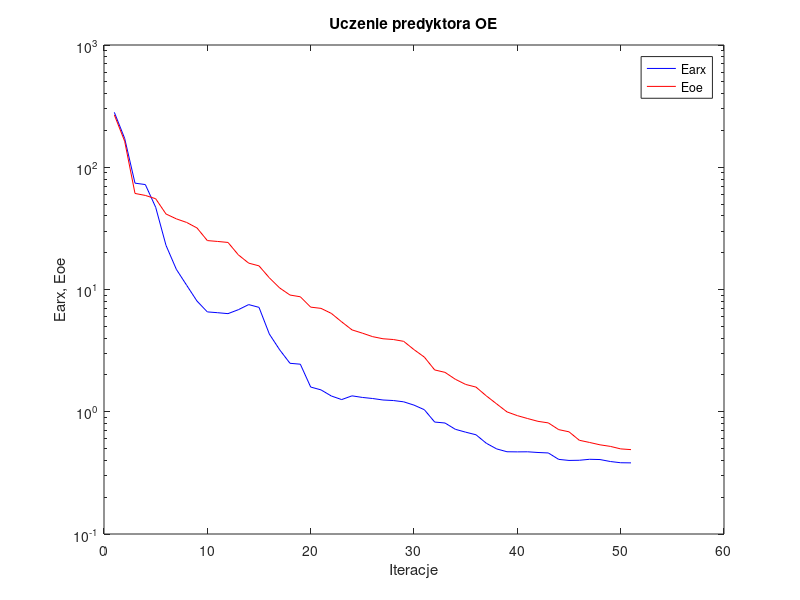
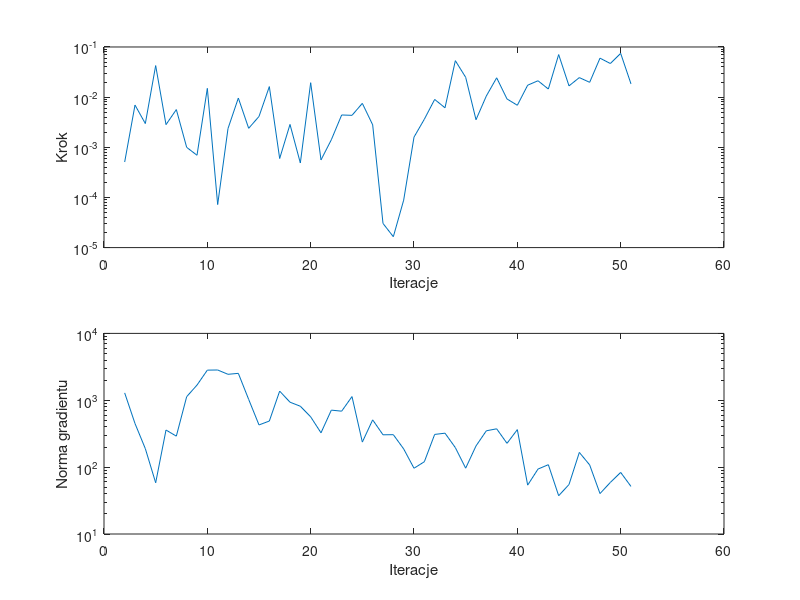

MATLAB code to generate these figures, in order:
%uczenie predyktora oe
clear all;
n=0; farx(n+1)=2.813075e+002; foe(n+1)=2.680868e+002; wspucz(n+1)=0.000000e+000; ng(n+1)=0.000000e+000;
%odnowa zmiennej metryki
n=1; farx(n+1)=1.720988e+002; foe(n+1)=1.632036e+002; krok(n+1)=5.081655e-004; ng(n+1)=1.289135e+003;
n=2; farx(n+1)=7.411460e+001; foe(n+1)=6.105708e+001; krok(n+1)=6.947618e-003; ng(n+1)=4.489469e+002;
n=3; farx(n+1)=7.218031e+001; foe(n+1)=5.881965e+001; krok(n+1)=2.973498e-003; ng(n+1)=1.888322e+002;
n=4; farx(n+1)=4.707369e+001; foe(n+1)=5.528452e+001; krok(n+1)=4.256083e-002; ng(n+1)=5.835307e+001;
n=5; farx(n+1)=2.296792e+001; foe(n+1)=4.146686e+001; krok(n+1)=2.831403e-003; ng(n+1)=3.587326e+002;
n=6; farx(n+1)=1.462583e+001; foe(n+1)=3.783927e+001; krok(n+1)=5.647473e-003; ng(n+1)=2.907535e+002;
n=7; farx(n+1)=1.082946e+001; foe(n+1)=3.535620e+001; krok(n+1)=9.977322e-004; ng(n+1)=1.130828e+003;
n=8; farx(n+1)=8.041065e+000; foe(n+1)=3.187524e+001; krok(n+1)=6.935224e-004; ng(n+1)=1.686459e+003;
n=9; farx(n+1)=6.558646e+000; foe(n+1)=2.512692e+001; krok(n+1)=1.496365e-002; ng(n+1)=2.822202e+003;
n=10; farx(n+1)=6.459663e+000; foe(n+1)=2.471934e+001; krok(n+1)=7.212392e-005; ng(n+1)=2.836244e+003;
n=11; farx(n+1)=6.346478e+000; foe(n+1)=2.426188e+001; krok(n+1)=2.364726e-003; ng(n+1)=2.444658e+003;
n=12; farx(n+1)=6.835406e+000; foe(n+1)=1.921398e+001; krok(n+1)=9.590335e-003; ng(n+1)=2.525819e+003;
n=13; farx(n+1)=7.526215e+000; foe(n+1)=1.643384e+001; krok(n+1)=2.391214e-003; ng(n+1)=1.030353e+003;
n=14; farx(n+1)=7.145205e+000; foe(n+1)=1.561112e+001; krok(n+1)=4.118564e-003; ng(n+1)=4.275658e+002;
n=15; farx(n+1)=4.323141e+000; foe(n+1)=1.246648e+001; krok(n+1)=1.622219e-002; ng(n+1)=4.890368e+002;
n=16; farx(n+1)=3.211204e+000; foe(n+1)=1.029441e+001; krok(n+1)=5.972073e-004; ng(n+1)=1.369771e+003;
n=17; farx(n+1)=2.490700e+000; foe(n+1)=9.009053e+000; krok(n+1)=2.855545e-003; ng(n+1)=9.356954e+002;
n=18; farx(n+1)=2.449514e+000; foe(n+1)=8.720299e+000; krok(n+1)=4.863026e-004; ng(n+1)=8.141197e+002;
n=19; farx(n+1)=1.592929e+000; foe(n+1)=7.174412e+000; krok(n+1)=1.939776e-002; ng(n+1)=5.650440e+002;
n=20; farx(n+1)=1.509616e+000; foe(n+1)=7.009272e+000; krok(n+1)=5.598060e-004; ng(n+1)=3.260542e+002;
n=21; farx(n+1)=1.345575e+000; foe(n+1)=6.376265e+000; krok(n+1)=1.413789e-003; ng(n+1)=7.119791e+002;
n=22; farx(n+1)=1.257712e+000; foe(n+1)=5.437483e+000; krok(n+1)=4.408444e-003; ng(n+1)=6.866712e+002;
n=23; farx(n+1)=1.349478e+000; foe(n+1)=4.674384e+000; krok(n+1)=4.336062e-003; ng(n+1)=1.135244e+003;
n=24; farx(n+1)=1.309613e+000; foe(n+1)=4.396067e+000; krok(n+1)=7.517005e-003; ng(n+1)=2.369023e+002;
n=25; farx(n+1)=1.283162e+000; foe(n+1)=4.114182e+000; krok(n+1)=2.804162e-003; ng(n+1)=5.091884e+002;
%odnowa zmiennej metryki
n=26; farx(n+1)=1.247827e+000; foe(n+1)=3.954509e+000; krok(n+1)=3.031326e-005; ng(n+1)=3.045050e+002;
n=27; farx(n+1)=1.235417e+000; foe(n+1)=3.898358e+000; krok(n+1)=1.649003e-005; ng(n+1)=3.055893e+002;
n=28; farx(n+1)=1.205732e+000; foe(n+1)=3.767510e+000; krok(n+1)=8.836179e-005; ng(n+1)=1.873666e+002;
n=29; farx(n+1)=1.133000e+000; foe(n+1)=3.222176e+000; krok(n+1)=1.595033e-003; ng(n+1)=9.622110e+001;
n=30; farx(n+1)=1.039526e+000; foe(n+1)=2.799955e+000; krok(n+1)=3.625910e-003; ng(n+1)=1.203789e+002;
n=31; farx(n+1)=8.236976e-001; foe(n+1)=2.198661e+000; krok(n+1)=8.997511e-003; ng(n+1)=3.084961e+002;
n=32; farx(n+1)=8.090115e-001; foe(n+1)=2.100083e+000; krok(n+1)=6.130766e-003; ng(n+1)=3.218359e+002;
n=33; farx(n+1)=7.185629e-001; foe(n+1)=1.844006e+000; krok(n+1)=5.335388e-002; ng(n+1)=1.958657e+002;
n=34; farx(n+1)=6.807484e-001; foe(n+1)=1.672756e+000; krok(n+1)=2.486715e-002; ng(n+1)=9.647807e+001;
n=35; farx(n+1)=6.482071e-001; foe(n+1)=1.591035e+000; krok(n+1)=3.544455e-003; ng(n+1)=2.073814e+002;
n=36; farx(n+1)=5.522795e-001; foe(n+1)=1.348321e+000; krok(n+1)=1.053841e-002; ng(n+1)=3.495282e+002;
n=37; farx(n+1)=4.966435e-001; foe(n+1)=1.158863e+000; krok(n+1)=2.428721e-002; ng(n+1)=3.742433e+002;
n=38; farx(n+1)=4.707245e-001; foe(n+1)=9.972799e-001; krok(n+1)=9.195867e-003; ng(n+1)=2.269069e+002;
n=39; farx(n+1)=4.697109e-001; foe(n+1)=9.295425e-001; krok(n+1)=6.884742e-003; ng(n+1)=3.638053e+002;
n=40; farx(n+1)=4.703690e-001; foe(n+1)=8.797425e-001; krok(n+1)=1.729594e-002; ng(n+1)=5.380362e+001;
n=41; farx(n+1)=4.642507e-001; foe(n+1)=8.348106e-001; krok(n+1)=2.121282e-002; ng(n+1)=9.356086e+001;
n=42; farx(n+1)=4.602138e-001; foe(n+1)=8.106688e-001; krok(n+1)=1.450364e-002; ng(n+1)=1.087534e+002;
n=43; farx(n+1)=4.077728e-001; foe(n+1)=7.143275e-001; krok(n+1)=7.053511e-002; ng(n+1)=3.736084e+001;
n=44; farx(n+1)=3.997406e-001; foe(n+1)=6.853304e-001; krok(n+1)=1.676647e-002; ng(n+1)=5.493748e+001;
n=45; farx(n+1)=4.010405e-001; foe(n+1)=5.843005e-001; krok(n+1)=2.452306e-002; ng(n+1)=1.659494e+002;
n=46; farx(n+1)=4.085069e-001; foe(n+1)=5.605888e-001; krok(n+1)=1.974372e-002; ng(n+1)=1.078609e+002;
n=47; farx(n+1)=4.064351e-001; foe(n+1)=5.364187e-001; krok(n+1)=5.985461e-002; ng(n+1)=4.024806e+001;
n=48; farx(n+1)=3.917213e-001; foe(n+1)=5.208882e-001; krok(n+1)=4.681906e-002; ng(n+1)=5.905505e+001;
n=49; farx(n+1)=3.827678e-001; foe(n+1)=4.968652e-001; krok(n+1)=7.453607e-002; ng(n+1)=8.334383e+001;
n=50; farx(n+1)=3.818201e-001; foe(n+1)=4.900196e-001; krok(n+1)=1.835014e-002; ng(n+1)=5.142680e+001;

figure; semilogy(farx,'b'); hold on; semilogy(foe,'r'); xlabel('Iteracje'); ylabel('Earx, Eoe'); legend('Earx','Eoe'); title('Uczenie predyktora OE');
figure; subplot(2,1,1); semilogy(krok); xlabel('Iteracje'); ylabel('Krok');
subplot(2,1,2); semilogy(ng); xlabel('Iteracje'); ylabel('Norma gradientu');
Earx=farx(n+1)
Eoe=foe(n+1)
